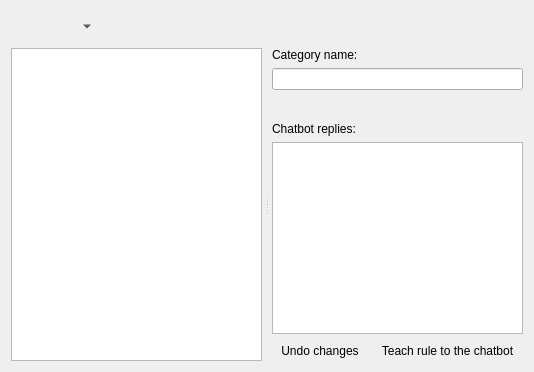
       <widget class="QWidget" name="teachTab">
        <attribute name="title">
         <string>Teach</string>
        </attribute>
        <layout class="QGridLayout" name="gridLayout">
         <item row="1" column="0">
          <widget class="QSplitter" name="teachTabsplitter">
           <property name="sizePolicy">
            <sizepolicy hsizetype="Expanding" vsizetype="Expanding">
             <horstretch>0</horstretch>
             <verstretch>0</verstretch>
            </sizepolicy>
           </property>
           <property name="frameShape">
            <enum>QFrame::NoFrame</enum>
           </property>
           <property name="orientation">
            <enum>Qt::Horizontal</enum>
           </property>
           <property name="handleWidth">
            <number>10</number>
           </property>
           <property name="childrenCollapsible">
            <bool>false</bool>
           </property>
           <widget class="QWidget" name="verticalLayoutWidget">
            <layout class="QVBoxLayout" name="categoryTreeLayout">
             <item>
              <widget class="Lvk::FE::RuleTreeView" name="categoriesTree">
               <property name="mouseTracking">
                <bool>true</bool>
               </property>
               <property name="dragEnabled">
                <bool>true</bool>
               </property>
               <property name="dragDropMode">
                <enum>QAbstractItemView::InternalMove</enum>
               </property>
               <property name="defaultDropAction">
                <enum>Qt::MoveAction</enum>
               </property>
               <property name="selectionMode">
                <enum>QAbstractItemView::SingleSelection</enum>
               </property>
               <attribute name="headerVisible">
                <bool>false</bool>
               </attribute>
              </widget>
             </item>
            </layout>
           </widget>
           <widget class="QWidget" name="verticalLayoutWidget_2">
            <layout class="QVBoxLayout" name="ruleEditLayout" stretch="0,0,0,0,1,0,0">
             <item>
              <widget class="QLabel" name="categoryNameLabel">
               <property name="text">
                <string>Category name:</string>
               </property>
              </widget>
             </item>
             <item>
              <widget class="QLineEdit" name="categoryNameTextEdit"/>
             </item>
             <item>
              <widget class="Lvk::FE::RuleInputWidget" name="ruleInputWidget" native="true">
               <property name="minimumSize">
                <size>
                 <width>0</width>
                 <height>20</height>
                </size>
               </property>
              </widget>
             </item>
             <item>
              <widget class="QLabel" name="chatbotRepliesLabel">
               <property name="text">
                <string>Chatbot replies:</string>
               </property>
              </widget>
             </item>
             <item>
              <widget class="Lvk::FE::RuleOutputWidget" name="ruleOutputWidget">
               <property name="mouseTracking">
                <bool>true</bool>
               </property>
               <property name="tabChangesFocus">
                <bool>true</bool>
               </property>
               <property name="plainText">
                <string/>
               </property>
              </widget>
             </item>
             <item>
              <layout class="QHBoxLayout" name="horizontalLayout">
               <item>
                <widget class="QToolButton" name="undoRuleButton">
                 <property name="sizePolicy">
                  <sizepolicy hsizetype="Fixed" vsizetype="Fixed">
                   <horstretch>0</horstretch>
                   <verstretch>0</verstretch>
                  </sizepolicy>
                 </property>
                 <property name="toolTip">
                  <string>Undo changes</string>
                 </property>
                 <property name="text">
                  <string>Undo changes</string>
                 </property>
                 <property name="icon">
                  <iconset resource="../res/chatbot_theme.qrc">
                   <normaloff>:/icons/undo.png</normaloff>:/icons/undo.png</iconset>
                 </property>
                 <property name="iconSize">
                  <size>
                   <width>24</width>
                   <height>24</height>
                  </size>
                 </property>
                 <property name="shortcut">
                  <string>Ctrl+Z</string>
                 </property>
                 <property name="toolButtonStyle">
                  <enum>Qt::ToolButtonTextBesideIcon</enum>
                 </property>
                 <property name="autoRaise">
                  <bool>true</bool>
                 </property>
                </widget>
               </item>
               <item>
                <widget class="QToolButton" name="teachRuleButton">
                 <property name="sizePolicy">
                  <sizepolicy hsizetype="Fixed" vsizetype="Fixed">
                   <horstretch>0</horstretch>
                   <verstretch>0</verstretch>
                  </sizepolicy>
                 </property>
                 <property name="toolTip">
                  <string>Teach rule to the chatbot (Ctrl+S)</string>
                 </property>
                 <property name="text">
                  <string>Teach rule to the chatbot</string>
                 </property>
                 <property name="icon">
                  <iconset resource="../res/chatbot_theme.qrc">
                   <normaloff>:/icons/teach_rule.png</normaloff>:/icons/teach_rule.png</iconset>
                 </property>
                 <property name="iconSize">
                  <size>
                   <width>24</width>
                   <height>24</height>
                  </size>
                 </property>
                 <property name="toolButtonStyle">
                  <enum>Qt::ToolButtonTextBesideIcon</enum>
                 </property>
                 <property name="autoRaise">
                  <bool>true</bool>
                 </property>
                </widget>
               </item>
              </layout>
             </item>
             <item>
              <spacer name="verticalSpacer">
               <property name="orientation">
                <enum>Qt::Vertical</enum>
               </property>
               <property name="sizeHint" stdset="0">
                <size>
                 <width>20</width>
                 <height>0</height>
                </size>
               </property>
              </spacer>
             </item>
            </layout>
           </widget>
          </widget>
         </item>
         <item row="0" column="0">
          <layout class="QHBoxLayout" name="rulesToolbarLayout">
           <item>
            <widget class="QToolButton" name="addCategoryButton">
             <property name="font">
              <font>
               <pointsize>8</pointsize>
              </font>
             </property>
             <property name="toolTip">
              <string>Add category (Ctrl+Shift+A)</string>
             </property>
             <property name="icon">
              <iconset resource="../res/chatbot_theme.qrc">
               <normaloff>:/icons/add_category.png</normaloff>:/icons/add_category.png</iconset>
             </property>
             <property name="iconSize">
              <size>
               <width>24</width>
               <height>24</height>
              </size>
             </property>
             <property name="shortcut">
              <string>Ctrl+Shift+A</string>
             </property>
             <property name="autoRaise">
              <bool>true</bool>
             </property>
            </widget>
           </item>
           <item>
            <widget class="QToolButton" name="addRuleButton">
             <property name="font">
              <font>
               <pointsize>8</pointsize>
              </font>
             </property>
             <property name="toolTip">
              <string>Add rule (Ctrl+A)</string>
             </property>
             <property name="icon">
              <iconset resource="../res/chatbot_theme.qrc">
               <normaloff>:/icons/add_rule.png</normaloff>:/icons/add_rule.png</iconset>
             </property>
             <property name="iconSize">
              <size>
               <width>24</width>
               <height>24</height>
              </size>
             </property>
             <property name="shortcut">
              <string>Ctrl+A</string>
             </property>
             <property name="popupMode">
              <enum>QToolButton::MenuButtonPopup</enum>
             </property>
             <property name="autoRaise">
              <bool>true</bool>
             </property>
            </widget>
           </item>
           <item>
            <widget class="QToolButton" name="rmItemButton">
             <property name="font">
              <font>
               <pointsize>8</pointsize>
              </font>
             </property>
             <property name="toolTip">
              <string>Remove rule or category (Ctrl+R)</string>
             </property>
             <property name="icon">
              <iconset resource="../res/chatbot_theme.qrc">
               <normaloff>:/icons/remove.png</normaloff>:/icons/remove.png</iconset>
             </property>
             <property name="iconSize">
              <size>
               <width>24</width>
               <height>24</height>
              </size>
             </property>
             <property name="shortcut">
              <string>Ctrl+R</string>
             </property>
             <property name="autoRaise">
              <bool>true</bool>
             </property>
            </widget>
           </item>
           <item>
            <spacer name="horizontalSpacer_8">
             <property name="orientation">
              <enum>Qt::Horizontal</enum>
             </property>
             <property name="sizeHint" stdset="0">
              <size>
               <width>40</width>
               <height>20</height>
              </size>
             </property>
            </spacer>
           </item>
          </layout>
         </item>
        </layout>
       </widget>
